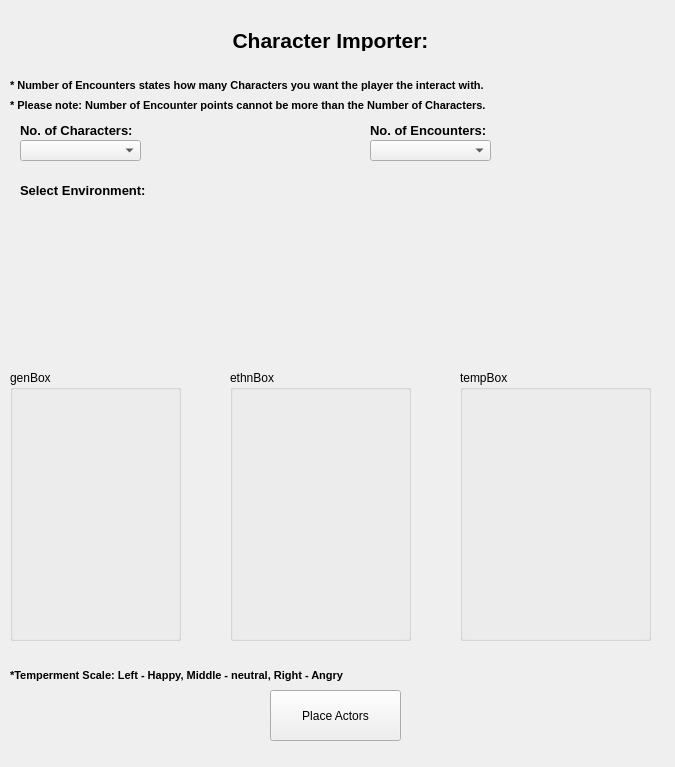
<?xml version="1.0" encoding="UTF-8"?>
<ui version="4.0">
 <class>SecondWindow</class>
 <widget class="QWidget" name="SecondWindow">
  <property name="geometry">
   <rect>
    <x>0</x>
    <y>0</y>
    <width>675</width>
    <height>767</height>
   </rect>
  </property>
  <property name="windowTitle">
   <string>Character Importer</string>
  </property>
  <widget class="QPushButton" name="btn_place">
   <property name="geometry">
    <rect>
     <x>270</x>
     <y>690</y>
     <width>131</width>
     <height>51</height>
    </rect>
   </property>
   <property name="text">
    <string>Place Actors</string>
   </property>
  </widget>
  <widget class="QPushButton" name="btn_move">
   <property name="geometry">
    <rect>
     <x>190</x>
     <y>190</y>
     <width>251</width>
     <height>171</height>
    </rect>
   </property>
   <property name="styleSheet">
    <string notr="true">#btn_move {
background-color: transparent;
border-image: url(:/addIcons/store.png);
background: none;
border: none;
background-repeat: none;
}
</string>
   </property>
   <property name="text">
    <string/>
   </property>
  </widget>
  <widget class="QComboBox" name="charno">
   <property name="geometry">
    <rect>
     <x>20</x>
     <y>140</y>
     <width>121</width>
     <height>21</height>
    </rect>
   </property>
   <property name="editable">
    <bool>false</bool>
   </property>
   <property name="currentText">
    <string/>
   </property>
  </widget>
  <widget class="QLabel" name="label">
   <property name="geometry">
    <rect>
     <x>20</x>
     <y>120</y>
     <width>121</width>
     <height>21</height>
    </rect>
   </property>
   <property name="font">
    <font>
     <pointsize>10</pointsize>
     <weight>75</weight>
     <bold>true</bold>
    </font>
   </property>
   <property name="text">
    <string>No. of Characters:</string>
   </property>
   <property name="wordWrap">
    <bool>true</bool>
   </property>
  </widget>
  <widget class="QLabel" name="label_2">
   <property name="geometry">
    <rect>
     <x>370</x>
     <y>120</y>
     <width>121</width>
     <height>21</height>
    </rect>
   </property>
   <property name="font">
    <font>
     <pointsize>10</pointsize>
     <weight>75</weight>
     <bold>true</bold>
    </font>
   </property>
   <property name="text">
    <string>No. of Encounters:</string>
   </property>
   <property name="wordWrap">
    <bool>true</bool>
   </property>
  </widget>
  <widget class="QComboBox" name="encno">
   <property name="geometry">
    <rect>
     <x>370</x>
     <y>140</y>
     <width>121</width>
     <height>21</height>
    </rect>
   </property>
   <property name="editable">
    <bool>false</bool>
   </property>
   <property name="currentText">
    <string/>
   </property>
  </widget>
  <widget class="QLabel" name="label_4">
   <property name="geometry">
    <rect>
     <x>20</x>
     <y>180</y>
     <width>141</width>
     <height>21</height>
    </rect>
   </property>
   <property name="font">
    <font>
     <pointsize>10</pointsize>
     <weight>75</weight>
     <bold>true</bold>
    </font>
   </property>
   <property name="text">
    <string>Select Environment:</string>
   </property>
   <property name="wordWrap">
    <bool>true</bool>
   </property>
  </widget>
  <widget class="QLabel" name="label_5">
   <property name="geometry">
    <rect>
     <x>220</x>
     <y>30</y>
     <width>221</width>
     <height>21</height>
    </rect>
   </property>
   <property name="font">
    <font>
     <pointsize>16</pointsize>
     <weight>75</weight>
     <bold>true</bold>
    </font>
   </property>
   <property name="text">
    <string>Character Importer:</string>
   </property>
   <property name="alignment">
    <set>Qt::AlignCenter</set>
   </property>
   <property name="wordWrap">
    <bool>true</bool>
   </property>
  </widget>
  <widget class="QLabel" name="label_6">
   <property name="geometry">
    <rect>
     <x>10</x>
     <y>70</y>
     <width>521</width>
     <height>31</height>
    </rect>
   </property>
   <property name="font">
    <font>
     <pointsize>8</pointsize>
     <weight>75</weight>
     <bold>true</bold>
    </font>
   </property>
   <property name="text">
    <string>* Number of Encounters states how many Characters you want the player the interact with.</string>
   </property>
   <property name="wordWrap">
    <bool>true</bool>
   </property>
  </widget>
  <widget class="QLabel" name="label_8">
   <property name="geometry">
    <rect>
     <x>10</x>
     <y>90</y>
     <width>581</width>
     <height>31</height>
    </rect>
   </property>
   <property name="font">
    <font>
     <pointsize>8</pointsize>
     <weight>75</weight>
     <bold>true</bold>
    </font>
   </property>
   <property name="text">
    <string>* Please note: Number of Encounter points cannot be more than the Number of Characters.</string>
   </property>
   <property name="wordWrap">
    <bool>true</bool>
   </property>
  </widget>
  <widget class="QLabel" name="label_10">
   <property name="geometry">
    <rect>
     <x>10</x>
     <y>660</y>
     <width>381</width>
     <height>31</height>
    </rect>
   </property>
   <property name="font">
    <font>
     <pointsize>8</pointsize>
     <weight>75</weight>
     <bold>true</bold>
    </font>
   </property>
   <property name="text">
    <string>*Temperment Scale: Left - Happy, Middle - neutral, Right - Angry</string>
   </property>
   <property name="wordWrap">
    <bool>true</bool>
   </property>
  </widget>
  <widget class="QGroupBox" name="genBox">
   <property name="geometry">
    <rect>
     <x>10</x>
     <y>370</y>
     <width>171</width>
     <height>271</height>
    </rect>
   </property>
   <property name="title">
    <string>genBox</string>
   </property>
   <layout class="QVBoxLayout" name="verticalLayout"/>
  </widget>
  <widget class="QGroupBox" name="ethnBox">
   <property name="geometry">
    <rect>
     <x>230</x>
     <y>370</y>
     <width>181</width>
     <height>271</height>
    </rect>
   </property>
   <property name="title">
    <string>ethnBox</string>
   </property>
   <layout class="QVBoxLayout" name="verticalLayout_2"/>
  </widget>
  <widget class="QGroupBox" name="tempBox">
   <property name="geometry">
    <rect>
     <x>460</x>
     <y>370</y>
     <width>191</width>
     <height>271</height>
    </rect>
   </property>
   <property name="title">
    <string>tempBox</string>
   </property>
   <layout class="QVBoxLayout" name="verticalLayout_4"/>
  </widget>
 </widget>
 <resources>
  <include location="QT/test.qrc"/>
  <include location="QT/icon.qrc"/>
 </resources>
 <connections>
  <connection>
   <sender>charno</sender>
   <signal>currentIndexChanged(int)</signal>
   <receiver>SecondWindow</receiver>
   <slot>update_char_number(int)</slot>
   <hints>
    <hint type="sourcelabel">
     <x>80</x>
     <y>150</y>
    </hint>
    <hint type="destinationlabel">
     <x>329</x>
     <y>374</y>
    </hint>
   </hints>
  </connection>
 </connections>
 <slots>
  <slot>update_char_number(int)</slot>
 </slots>
</ui>
